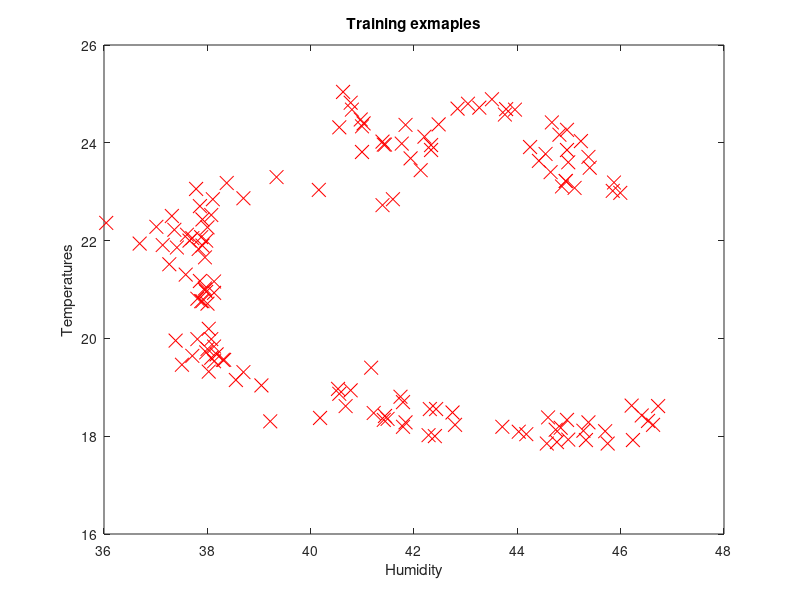

Here is the MATLAB script that generated this plot: (Note: this script raises an error after producing the figure.)
% read the training data

load('bbb.mat');

% initialize the matrices and variables
X = e;
y = f;
m = length(y); % no. of training examples
theta = zeros(2,1); % initial weights(parameters)
iterations = 15; % iterations needed for gradient descent
alpha = 0.1; % learning rate

% plot the data
plot(X, y, 'rx', 'MarkerSize', 10);
title('Training exmaples');
xlabel('Humidity');
ylabel('Temperatures');

% compute the cost function

% adding ones column to X
X = [ones(m,1), X];
J = ComputeCost(X, y, theta);

% running gradient descent
[theta, J_history] = GradientDescent(X, y, theta, alpha, iterations);

% plotting linear regression line
hold on;
plot(X(:, 2), X * theta, '-');
legend('Trainging Data', 'Linear Regression');
hold off;